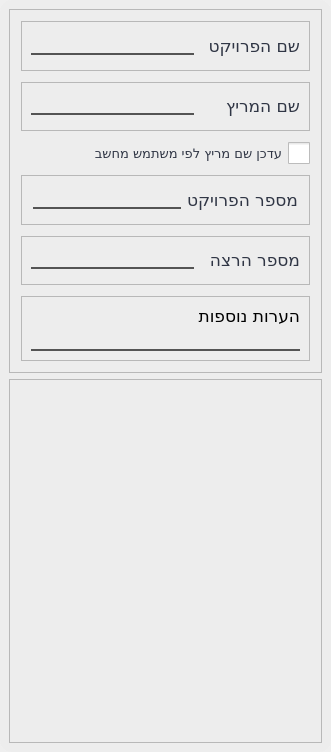
               <widget class="QWidget" name="p_general">
                <property name="geometry">
                 <rect>
                  <x>0</x>
                  <y>0</y>
                  <width>331</width>
                  <height>752</height>
                 </rect>
                </property>
                <property name="styleSheet">
                 <string notr="true">QFrame#p_f_general {
	border-radius: 12px;
	background-color: rgba(237, 237, 237,240);
}

QWidget#p_general{
background-color: rgb(42,48,63);

}</string>
                </property>
                <attribute name="icon">
                 <iconset resource="icons.qrc">
                  <normaloff>:/icons/icons-svg/info_black_24dp (1).svg</normaloff>:/icons/icons-svg/info_black_24dp (1).svg</iconset>
                </attribute>
                <attribute name="label">
                 <string>מידע כללי</string>
                </attribute>
                <layout class="QVBoxLayout" name="verticalLayout_10">
                 <property name="spacing">
                  <number>0</number>
                 </property>
                 <property name="leftMargin">
                  <number>0</number>
                 </property>
                 <property name="topMargin">
                  <number>0</number>
                 </property>
                 <property name="rightMargin">
                  <number>0</number>
                 </property>
                 <property name="bottomMargin">
                  <number>0</number>
                 </property>
                 <item>
                  <widget class="QFrame" name="p_f_general">
                   <property name="styleSheet">
                    <string notr="true"/>
                   </property>
                   <property name="frameShape">
                    <enum>QFrame::StyledPanel</enum>
                   </property>
                   <property name="frameShadow">
                    <enum>QFrame::Raised</enum>
                   </property>
                   <layout class="QVBoxLayout" name="verticalLayout_38">
                    <item>
                     <widget class="QFrame" name="f_general">
                      <property name="maximumSize">
                       <size>
                        <width>16777215</width>
                        <height>500</height>
                       </size>
                      </property>
                      <property name="layoutDirection">
                       <enum>Qt::RightToLeft</enum>
                      </property>
                      <property name="styleSheet">
                       <string notr="true"/>
                      </property>
                      <property name="frameShape">
                       <enum>QFrame::StyledPanel</enum>
                      </property>
                      <property name="frameShadow">
                       <enum>QFrame::Raised</enum>
                      </property>
                      <layout class="QVBoxLayout" name="verticalLayout_11">
                       <property name="spacing">
                        <number>11</number>
                       </property>
                       <property name="leftMargin">
                        <number>11</number>
                       </property>
                       <property name="topMargin">
                        <number>11</number>
                       </property>
                       <property name="rightMargin">
                        <number>11</number>
                       </property>
                       <property name="bottomMargin">
                        <number>11</number>
                       </property>
                       <item>
                        <widget class="QFrame" name="f_pro_name">
                         <property name="frameShape">
                          <enum>QFrame::StyledPanel</enum>
                         </property>
                         <property name="frameShadow">
                          <enum>QFrame::Raised</enum>
                         </property>
                         <layout class="QHBoxLayout" name="horizontalLayout_9">
                          <item>
                           <widget class="QLabel" name="l_pro_name">
                            <property name="sizePolicy">
                             <sizepolicy hsizetype="Fixed" vsizetype="Preferred">
                              <horstretch>0</horstretch>
                              <verstretch>0</verstretch>
                             </sizepolicy>
                            </property>
                            <property name="minimumSize">
                             <size>
                              <width>100</width>
                              <height>0</height>
                             </size>
                            </property>
                            <property name="font">
                             <font>
                              <family>Rubik</family>
                              <pointsize>13</pointsize>
                              <weight>50</weight>
                              <italic>false</italic>
                              <bold>false</bold>
                             </font>
                            </property>
                            <property name="styleSheet">
                             <string notr="true">color: rgb(48, 54, 69);</string>
                            </property>
                            <property name="text">
                             <string>שם הפרויקט</string>
                            </property>
                           </widget>
                          </item>
                          <item>
                           <widget class="QLineEdit" name="txt_pro_name">
                            <property name="sizePolicy">
                             <sizepolicy hsizetype="Expanding" vsizetype="Maximum">
                              <horstretch>0</horstretch>
                              <verstretch>0</verstretch>
                             </sizepolicy>
                            </property>
                            <property name="styleSheet">
                             <string notr="true">
QLineEdit{
  font: 12pt &quot;Rubik&quot;;
  color: rgba(59, 59, 59, 220);
  background-color: rgba(225, 225, 225, 0);
  border: none;
  border-bottom: 2px solid rgba(59, 59, 59, 220);
}


</string>
                            </property>
                            <property name="inputMask">
                             <string/>
                            </property>
                            <property name="text">
                             <string/>
                            </property>
                            <property name="alignment">
                             <set>Qt::AlignRight|Qt::AlignTrailing|Qt::AlignVCenter</set>
                            </property>
                           </widget>
                          </item>
                         </layout>
                        </widget>
                       </item>
                       <item>
                        <widget class="QFrame" name="f_author">
                         <property name="frameShape">
                          <enum>QFrame::StyledPanel</enum>
                         </property>
                         <property name="frameShadow">
                          <enum>QFrame::Raised</enum>
                         </property>
                         <layout class="QHBoxLayout" name="horizontalLayout_13">
                          <item>
                           <widget class="QLabel" name="l_author">
                            <property name="sizePolicy">
                             <sizepolicy hsizetype="Fixed" vsizetype="Preferred">
                              <horstretch>0</horstretch>
                              <verstretch>0</verstretch>
                             </sizepolicy>
                            </property>
                            <property name="minimumSize">
                             <size>
                              <width>100</width>
                              <height>0</height>
                             </size>
                            </property>
                            <property name="font">
                             <font>
                              <family>Rubik</family>
                              <pointsize>13</pointsize>
                              <weight>50</weight>
                              <italic>false</italic>
                              <bold>false</bold>
                             </font>
                            </property>
                            <property name="styleSheet">
                             <string notr="true">color: rgb(48, 54, 69);</string>
                            </property>
                            <property name="text">
                             <string>שם המריץ</string>
                            </property>
                           </widget>
                          </item>
                          <item>
                           <widget class="QLineEdit" name="txt_author">
                            <property name="sizePolicy">
                             <sizepolicy hsizetype="Expanding" vsizetype="Maximum">
                              <horstretch>0</horstretch>
                              <verstretch>0</verstretch>
                             </sizepolicy>
                            </property>
                            <property name="styleSheet">
                             <string notr="true">
QLineEdit{
  font: 12pt &quot;Rubik&quot;;
  color: rgba(59, 59, 59, 220);
  background-color: rgba(225, 225, 225, 0);
  border: none;
  border-bottom: 2px solid rgba(59, 59, 59, 220);
}


</string>
                            </property>
                            <property name="inputMask">
                             <string/>
                            </property>
                            <property name="text">
                             <string/>
                            </property>
                            <property name="alignment">
                             <set>Qt::AlignRight|Qt::AlignTrailing|Qt::AlignVCenter</set>
                            </property>
                           </widget>
                          </item>
                         </layout>
                        </widget>
                       </item>
                       <item>
                        <widget class="QCheckBox" name="check_get_username">
                         <property name="font">
                          <font>
                           <family>Rubik</family>
                           <pointsize>10</pointsize>
                           <weight>50</weight>
                           <italic>false</italic>
                           <bold>false</bold>
                          </font>
                         </property>
                         <property name="styleSheet">
                          <string notr="true">
 QCheckBox{
     font: 10pt &quot;Rubik&quot;;
     color: rgb(48, 54, 69);
}
 QCheckBox::indicator {
     width: 22px;
     height: 22px;
}
 QCheckBox::indicator:checked {
     image: url(:/icons/icons-svg/check_box_checked_2.svg);
}
 QCheckBox::indicator:unchecked {
     image: url(:/icons/icons-svg/check_box_2.svg);
}
 QCheckBox::indicator:checked:hover {
     image: url(:/icons/icons-svg/check_box_checked_2_hover.svg);
}
 QCheckBox::indicator:unchecked:hover {
     image: url(:/icons/icons-svg/check_box_2_hov.svg);
}
 QCheckBox::indicator:checked:pressed {
     image: url(:/icons/icons-svg/check_box_checked.svg);
}
 QCheckBox::indicator:unchecked:pressed {
     image: url(:/icons/icons-svg/check_box.svg);
}</string>
                         </property>
                         <property name="text">
                          <string>עדכן שם מריץ לפי משתמש מחשב</string>
                         </property>
                        </widget>
                       </item>
                       <item>
                        <widget class="QFrame" name="f_pro_num">
                         <property name="frameShape">
                          <enum>QFrame::StyledPanel</enum>
                         </property>
                         <property name="frameShadow">
                          <enum>QFrame::Raised</enum>
                         </property>
                         <layout class="QHBoxLayout" name="horizontalLayout_10">
                          <property name="leftMargin">
                           <number>11</number>
                          </property>
                          <property name="topMargin">
                           <number>11</number>
                          </property>
                          <property name="rightMargin">
                           <number>11</number>
                          </property>
                          <property name="bottomMargin">
                           <number>11</number>
                          </property>
                          <item>
                           <widget class="QLabel" name="l_pro_num">
                            <property name="sizePolicy">
                             <sizepolicy hsizetype="Fixed" vsizetype="Preferred">
                              <horstretch>0</horstretch>
                              <verstretch>0</verstretch>
                             </sizepolicy>
                            </property>
                            <property name="minimumSize">
                             <size>
                              <width>100</width>
                              <height>0</height>
                             </size>
                            </property>
                            <property name="font">
                             <font>
                              <family>Rubik</family>
                              <pointsize>13</pointsize>
                              <weight>50</weight>
                              <italic>false</italic>
                              <bold>false</bold>
                             </font>
                            </property>
                            <property name="styleSheet">
                             <string notr="true">color: rgb(48, 54, 69);</string>
                            </property>
                            <property name="text">
                             <string>מספר הפרויקט</string>
                            </property>
                           </widget>
                          </item>
                          <item>
                           <widget class="QLineEdit" name="txt_pro_num">
                            <property name="sizePolicy">
                             <sizepolicy hsizetype="Expanding" vsizetype="Maximum">
                              <horstretch>0</horstretch>
                              <verstretch>0</verstretch>
                             </sizepolicy>
                            </property>
                            <property name="styleSheet">
                             <string notr="true">
QLineEdit{
  font: 12pt &quot;Rubik&quot;;
  color: rgba(59, 59, 59, 220);
  background-color: rgba(225, 225, 225, 0);
  border: none;
  border-bottom: 2px solid rgba(59, 59, 59, 220);
}


</string>
                            </property>
                            <property name="inputMask">
                             <string/>
                            </property>
                            <property name="text">
                             <string/>
                            </property>
                            <property name="alignment">
                             <set>Qt::AlignRight|Qt::AlignTrailing|Qt::AlignVCenter</set>
                            </property>
                           </widget>
                          </item>
                         </layout>
                        </widget>
                       </item>
                       <item>
                        <widget class="QFrame" name="f_ver">
                         <property name="frameShape">
                          <enum>QFrame::StyledPanel</enum>
                         </property>
                         <property name="frameShadow">
                          <enum>QFrame::Raised</enum>
                         </property>
                         <layout class="QHBoxLayout" name="horizontalLayout_11">
                          <item>
                           <widget class="QLabel" name="l_ver">
                            <property name="sizePolicy">
                             <sizepolicy hsizetype="Fixed" vsizetype="Preferred">
                              <horstretch>0</horstretch>
                              <verstretch>0</verstretch>
                             </sizepolicy>
                            </property>
                            <property name="minimumSize">
                             <size>
                              <width>100</width>
                              <height>0</height>
                             </size>
                            </property>
                            <property name="font">
                             <font>
                              <family>Rubik</family>
                              <pointsize>13</pointsize>
                              <weight>50</weight>
                              <italic>false</italic>
                              <bold>false</bold>
                             </font>
                            </property>
                            <property name="styleSheet">
                             <string notr="true">color: rgb(48, 54, 69);</string>
                            </property>
                            <property name="text">
                             <string>מספר הרצה</string>
                            </property>
                           </widget>
                          </item>
                          <item>
                           <widget class="QLineEdit" name="txt_ver">
                            <property name="sizePolicy">
                             <sizepolicy hsizetype="Expanding" vsizetype="Maximum">
                              <horstretch>0</horstretch>
                              <verstretch>0</verstretch>
                             </sizepolicy>
                            </property>
                            <property name="styleSheet">
                             <string notr="true">
QLineEdit{
  font: 12pt &quot;Rubik&quot;;
  color: rgba(59, 59, 59, 220);
  background-color: rgba(225, 225, 225, 0);
  border: none;
  border-bottom: 2px solid rgba(59, 59, 59, 220);
}


</string>
                            </property>
                            <property name="inputMask">
                             <string/>
                            </property>
                            <property name="text">
                             <string/>
                            </property>
                            <property name="alignment">
                             <set>Qt::AlignRight|Qt::AlignTrailing|Qt::AlignVCenter</set>
                            </property>
                           </widget>
                          </item>
                         </layout>
                        </widget>
                       </item>
                       <item>
                        <widget class="QFrame" name="f_info">
                         <property name="frameShape">
                          <enum>QFrame::StyledPanel</enum>
                         </property>
                         <property name="frameShadow">
                          <enum>QFrame::Raised</enum>
                         </property>
                         <layout class="QVBoxLayout" name="verticalLayout_36">
                          <item>
                           <widget class="QLabel" name="l_info">
                            <property name="sizePolicy">
                             <sizepolicy hsizetype="Fixed" vsizetype="Preferred">
                              <horstretch>0</horstretch>
                              <verstretch>0</verstretch>
                             </sizepolicy>
                            </property>
                            <property name="minimumSize">
                             <size>
                              <width>100</width>
                              <height>0</height>
                             </size>
                            </property>
                            <property name="font">
                             <font>
                              <family>Rubik</family>
                              <pointsize>13</pointsize>
                              <weight>50</weight>
                              <italic>false</italic>
                              <bold>false</bold>
                             </font>
                            </property>
                            <property name="styleSheet">
                             <string notr="true"/>
                            </property>
                            <property name="text">
                             <string>הערות נוספות</string>
                            </property>
                           </widget>
                          </item>
                          <item>
                           <widget class="QLineEdit" name="txt_info">
                            <property name="sizePolicy">
                             <sizepolicy hsizetype="Expanding" vsizetype="Maximum">
                              <horstretch>0</horstretch>
                              <verstretch>0</verstretch>
                             </sizepolicy>
                            </property>
                            <property name="styleSheet">
                             <string notr="true">
QLineEdit{
  font: 12pt &quot;Rubik&quot;;
  color: rgba(59, 59, 59, 220);
  background-color: rgba(225, 225, 225, 0);
  border: none;
  border-bottom: 2px solid rgba(59, 59, 59, 220);
}


</string>
                            </property>
                            <property name="inputMask">
                             <string/>
                            </property>
                            <property name="text">
                             <string/>
                            </property>
                            <property name="alignment">
                             <set>Qt::AlignRight|Qt::AlignTrailing|Qt::AlignVCenter</set>
                            </property>
                           </widget>
                          </item>
                         </layout>
                        </widget>
                       </item>
                      </layout>
                     </widget>
                    </item>
                    <item>
                     <widget class="QFrame" name="spacer">
                      <property name="frameShape">
                       <enum>QFrame::StyledPanel</enum>
                      </property>
                      <property name="frameShadow">
                       <enum>QFrame::Raised</enum>
                      </property>
                     </widget>
                    </item>
                   </layout>
                  </widget>
                 </item>
                </layout>
               </widget>
